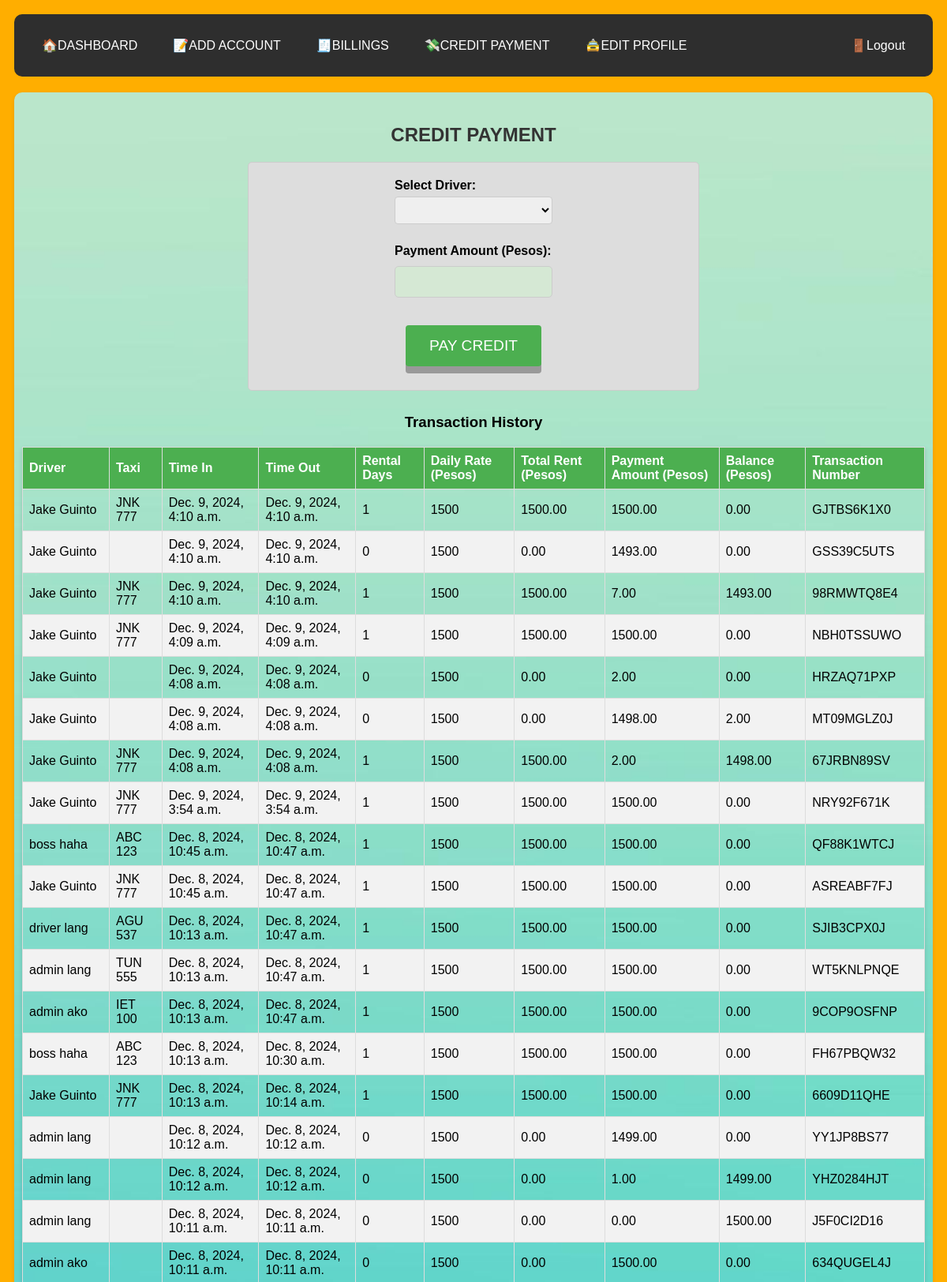
The app's page /creditpayment/ (signed in, upper part) with its own data.
### apps/models.py (models this page shows, shortened)
class Receipt(models.Model):
    profile = models.CharField(max_length=255, null=True, blank=True)
    license_number = models.CharField(max_length=50, null=True, blank=True)
    vehicle = models.CharField(max_length=100, null=True)
    time_in = models.DateTimeField()
    time_out = models.DateTimeField()
    rental_days = models.IntegerField()
    total_rent = models.DecimalField(max_digits=10, decimal_places=2)
    payment_amount = models.DecimalField(max_digits=10, decimal_places=2)
    balance = models.DecimalField(max_digits=10, decimal_places=2)
    transaction_number = models.CharField(max_length=100, unique=True)

### apps/views.py (the view, shortened to what this page needs)
# urls.py: path('creditpayment/', views.credit_payment, name='credit_payment'),
@login_required
def credit_payment(request):
    receipts = Receipt.objects.all().order_by('-time_in')
    profiles = Profile.objects.filter(is_active=True)
    return render(request, 'creditpayment.html', {'profiles': profiles, 'receipts': receipts})

### apps/templates/creditpayment.html (shortened to what this page needs)
{% extends "layout.html" %}
{% block content %}
<center>
<div class="payment-container">
    <h2>CREDIT PAYMENT</h2>
    <form method="post">
        <div class="form-group">
            <label for="profile_id">Select Driver:</label>
            <select id="profile_id" name="profile_id" class="form-control" required>
            </select>
        </div>
        <div class="form-group">
            <label for="amount">Payment Amount (Pesos):</label>
            <input type="number" id="amount" name="amount" class="form-control" required>
        </div>
        <button type="submit" class="btn btn-primary"> PAY CREDIT </button>
    </form>
</div>
    <h3>Transaction History</h3>
        <table class="data-table" style="width: 100%; margin-top: 20px;">
            <thead>
                <tr>
                    <th>Driver</th>
                    <th>Taxi</th>
                    <th>Time In</th>
                    <th>Time Out</th>
                    <th>Rental Days</th>
                    <th>Daily Rate (Pesos)</th>
                    <th>Total Rent (Pesos)</th>
                    <th>Payment Amount (Pesos)</th>
                    <th>Balance (Pesos)</th>
                    <th>Transaction Number</th>
                </tr>
            </thead>
            <tbody>
                {% for receipt in receipts %}
                <tr class="clickable-row" data-receipt-id="{{ receipt.id }}">
                    <td>{{ receipt.profile }}</td>
                    <td>{{ receipt.vehicle }}</td>
                    <td>{{ receipt.time_in }}</td>
                    <td>{{ receipt.time_out }}</td>
                    <td>{{ receipt.rental_days }}</td>
                    <td>1500</td>
                    <td>{{ receipt.total_rent }}</td>
                    <td>{{ receipt.payment_amount }}</td>
                    <td>{{ receipt.balance }}</td>
                    <td>{{ receipt.transaction_number }}</td>
                </tr>
                {% endfor %}
            </tbody>
        </table>
</center>
{% endblock %}

### static/css/style.css (style rules this page uses)
body { font-family: Arial, sans-serif; background-color: #ffae00; margin-bottom: 20px; padding: 10; display: flex; flex-direction: column; height: 100vh; }
h2 { text-align: center; color: #333; }
form { display: flex; flex-direction: column; align-items: center; }
form input, form button { padding: 10px; margin: 10px 0; border: 1px solid #ccc; border-radius: 5px; font-size: 16px; }
form input { background-color: #d5e8d4; }
form button { background-color: #77dd77; color: white; border: none; cursor: pointer; transition: background-color 0.3s; }
table { width: 100%; border-collapse: collapse; margin-bottom: 20px; box-shadow: 0 2px 5px rgba(0, 0, 0, 0.15); }
th, td { padding: 12px 15px; border: 1px solid #ddd; text-align: left; transition: background-color 0.3s; }
th { background-color: #77dd77; color: white; }
thead th { background-color: #2e2e2e; color: white; text-align: center; }
tbody tr:nth-child(even) { background-color: #f9f9f9; }
form { max-width: 400px; margin: auto; padding: 20px; border: 1px solid #ccc; border-radius: 5px; background-color: #f9f9f9; text-align: center; }
.form-group { margin-bottom: 15px; }
label { display: block; margin-bottom: 5px; font-weight: bold; text-align: left; }
input, select, textarea { width: 100%; padding: 10px; margin-bottom: 10px; border: 1px solid #ccc; border-radius: 4px; box-sizing: border-box; }
.form-group input, .form-group select, .form-group textarea { display: block; }
form { max-width: 100%; margin: auto; padding: 20px; border: 1px solid #ccc; border-radius: 5px; background-color: #ddd; text-align: center; }
.data-table { width: 100%; border-collapse: collapse; margin-top: 20px; }
.data-table th, .data-table td { border: 1px solid #ddd; padding: 8px; text-align: left; }
.data-table th { background-color: #4CAF50; color: white; }
.data-table tr:nth-child(even) { background-color: #f2f2f2; }
input, select, textarea { width: calc(100% - 16px); padding: 8px; border: 1px solid #ccc; border-radius: 4px; box-sizing: border-box; }
.btn, #btn btn-primary btn-block { display: inline-block; padding: 15px 30px; font-size: 1.2em; cursor: pointer; text-align: center; text-decoration: none; outline: none; color: #fff; background-color: #4CAF50; border: none; border-radius: 4px; box-shadow: 0 9px #999; margin-top: 10px; }
.form-control { width: 200px; }
.profile-container, .payment-container { width: 50%; padding: 10px; align-self: center; }
label { display: block; font-weight: bold; margin-bottom: 5px; }
table { width: 100%; border-collapse: collapse; }

### records on screen
Receipt: profile "Jake Guinto", vehicle "JNK 777", time_in "Dec. 9, 2024, 4:10 a.m.", time_out "Dec. 9, 2024, 4:10 a.m.", rental_days "1", total_rent "1500.00", payment_amount "1500.00", balance "0.00", transaction_number "GJTBS6K1X0"
Receipt: profile "Jake Guinto", time_in "Dec. 9, 2024, 4:10 a.m.", time_out "Dec. 9, 2024, 4:10 a.m.", rental_days "0", total_rent "0.00", payment_amount "1493.00", balance "0.00", transaction_number "GSS39C5UTS"
Receipt: profile "Jake Guinto", vehicle "JNK 777", time_in "Dec. 9, 2024, 4:10 a.m.", time_out "Dec. 9, 2024, 4:10 a.m.", rental_days "1", total_rent "1500.00", payment_amount "7.00", balance "1493.00", transaction_number "98RMWTQ8E4"
Receipt: profile "Jake Guinto", vehicle "JNK 777", time_in "Dec. 9, 2024, 4:09 a.m.", time_out "Dec. 9, 2024, 4:09 a.m.", rental_days "1", total_rent "1500.00", payment_amount "1500.00", balance "0.00", transaction_number "NBH0TSSUWO"
Receipt: profile "Jake Guinto", time_in "Dec. 9, 2024, 4:08 a.m.", time_out "Dec. 9, 2024, 4:08 a.m.", rental_days "0", total_rent "0.00", payment_amount "2.00", balance "0.00", transaction_number "HRZAQ71PXP"
Receipt: profile "Jake Guinto", time_in "Dec. 9, 2024, 4:08 a.m.", time_out "Dec. 9, 2024, 4:08 a.m.", rental_days "0", total_rent "0.00", payment_amount "1498.00", balance "2.00", transaction_number "MT09MGLZ0J"
Receipt: profile "Jake Guinto", vehicle "JNK 777", time_in "Dec. 9, 2024, 4:08 a.m.", time_out "Dec. 9, 2024, 4:08 a.m.", rental_days "1", total_rent "1500.00", payment_amount "2.00", balance "1498.00", transaction_number "67JRBN89SV"
Receipt: profile "Jake Guinto", vehicle "JNK 777", time_in "Dec. 9, 2024, 3:54 a.m.", time_out "Dec. 9, 2024, 3:54 a.m.", rental_days "1", total_rent "1500.00", payment_amount "1500.00", balance "0.00", transaction_number "NRY92F671K"
Receipt: profile "boss haha", vehicle "ABC 123", time_in "Dec. 8, 2024, 10:45 a.m.", time_out "Dec. 8, 2024, 10:47 a.m.", rental_days "1", total_rent "1500.00", payment_amount "1500.00", balance "0.00", transaction_number "QF88K1WTCJ"
Receipt: profile "Jake Guinto", vehicle "JNK 777", time_in "Dec. 8, 2024, 10:45 a.m.", time_out "Dec. 8, 2024, 10:47 a.m.", rental_days "1", total_rent "1500.00", payment_amount "1500.00", balance "0.00", transaction_number "ASREABF7FJ"
Receipt: profile "driver lang", vehicle "AGU 537", time_in "Dec. 8, 2024, 10:13 a.m.", time_out "Dec. 8, 2024, 10:47 a.m.", rental_days "1", total_rent "1500.00", payment_amount "1500.00", balance "0.00", transaction_number "SJIB3CPX0J"
Receipt: profile "admin lang", vehicle "TUN 555", time_in "Dec. 8, 2024, 10:13 a.m.", time_out "Dec. 8, 2024, 10:47 a.m.", rental_days "1", total_rent "1500.00", payment_amount "1500.00", balance "0.00", transaction_number "WT5KNLPNQE"
Receipt: profile "admin ako", vehicle "IET 100", time_in "Dec. 8, 2024, 10:13 a.m.", time_out "Dec. 8, 2024, 10:47 a.m.", rental_days "1", total_rent "1500.00", payment_amount "1500.00", balance "0.00", transaction_number "9COP9OSFNP"
Receipt: profile "boss haha", vehicle "ABC 123", time_in "Dec. 8, 2024, 10:13 a.m.", time_out "Dec. 8, 2024, 10:30 a.m.", rental_days "1", total_rent "1500.00", payment_amount "1500.00", balance "0.00", transaction_number "FH67PBQW32"
Receipt: profile "Jake Guinto", vehicle "JNK 777", time_in "Dec. 8, 2024, 10:13 a.m.", time_out "Dec. 8, 2024, 10:14 a.m.", rental_days "1", total_rent "1500.00", payment_amount "1500.00", balance "0.00", transaction_number "6609D11QHE"
Receipt: profile "admin lang", time_in "Dec. 8, 2024, 10:12 a.m.", time_out "Dec. 8, 2024, 10:12 a.m.", rental_days "0", total_rent "0.00", payment_amount "1499.00", balance "0.00", transaction_number "YY1JP8BS77"
Receipt: profile "admin lang", time_in "Dec. 8, 2024, 10:12 a.m.", time_out "Dec. 8, 2024, 10:12 a.m.", rental_days "0", total_rent "0.00", payment_amount "1.00", balance "1499.00", transaction_number "YHZ0284HJT"
Receipt: profile "admin lang", time_in "Dec. 8, 2024, 10:11 a.m.", time_out "Dec. 8, 2024, 10:11 a.m.", rental_days "0", total_rent "0.00", payment_amount "0.00", balance "1500.00", transaction_number "J5F0CI2D16"
Receipt: profile "admin ako", time_in "Dec. 8, 2024, 10:11 a.m.", time_out "Dec. 8, 2024, 10:11 a.m.", rental_days "0", total_rent "0.00", payment_amount "1500.00", balance "0.00", transaction_number "634QUGEL4J"
